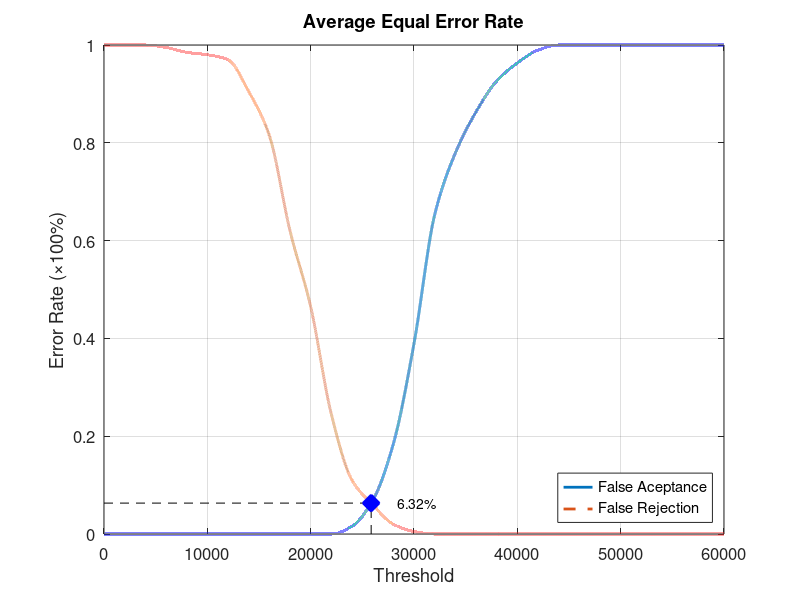
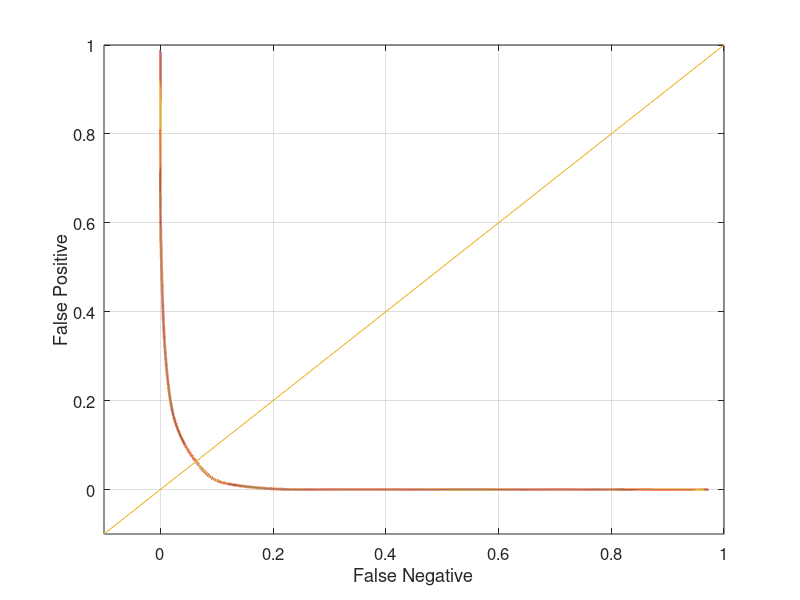

Recreate these plots in MATLAB, in order.
function yEER = Database1_1
close all;
clear;
clc;
x = 0:2000:60000;
xq = 0:0.5:60000;

y0 = [0 0 0 0 0 0 0 0 0 0 0 0 0.0157895 0.0684211 0.184211 0.389474 0.652632 0.778947 0.863158 0.926316 0.963158 0.989474 1 1 1 1 1 1 1 1 1];
yy0 = interp1(x, y0, xq, 'pchip');
y1 = [1 1 1 0.995 0.985 0.98 0.97 0.905 0.815 0.62 0.465 0.245 0.11 0.06 0.02 0.005 0 0 0 0 0 0 0 0 0 0 0 0 0 0 0];
yy1 = interp1(x, y1, xq, 'pchip');

% Calculating EER: 
y2 = abs(y0 - y1);
find(y2 == min(y2))
yy2 = abs(yy0 - yy1);
xEER = find(yy2 == min(yy2));
xEERIndex = xq(xEER) % X-axis EER
yEER = yy0(xEER) % Y-axis EER

main = figure
plot(xq, yy0,'-','LineWidth', 2);	hold on
plot(xq, yy1,'--','LineWidth', 2);	hold on
plot([xEERIndex xEERIndex], [0 yEER], 'k--');	hold on
plot([0 xEERIndex], [yEER yEER], 'k--');	hold on
plot(xEERIndex, yEER, 'bx', 'LineWidth', 10);	hold on
text(xEERIndex + 10 * xEERIndex / 100, yEER, [num2str(round((10000 * yEER)) / 100) '%'])
legend('False Aceptance', 'False Rejection', 'Location', 'SouthEast')
xlabel('Threshold')
ylabel('Error Rate (\times100%)')
title('Average Equal Error Rate')
set(gca, 'FontSize', 12)
axis([0 60000 0 1])
grid on

print(main, 'Database1_1Main', '-dpng');
FNRxFPR = figure('Color', [1 1 1]);
plot(yy1, yy0, '-', yy1, yy0, 'LineWidth', 2);
hold on
y = -0.1:0.1:1
plot(y, y); 
set(gca, 'FontSize', 12)
xlabel('False Negative')
ylabel('False Positive')
axis([-0.1 1 -0.1 1])
set(gca, 'FontSize', 12)
grid on

print(FNRxFPR, 'Database1_1FNRxFPR','-dpng');
end
